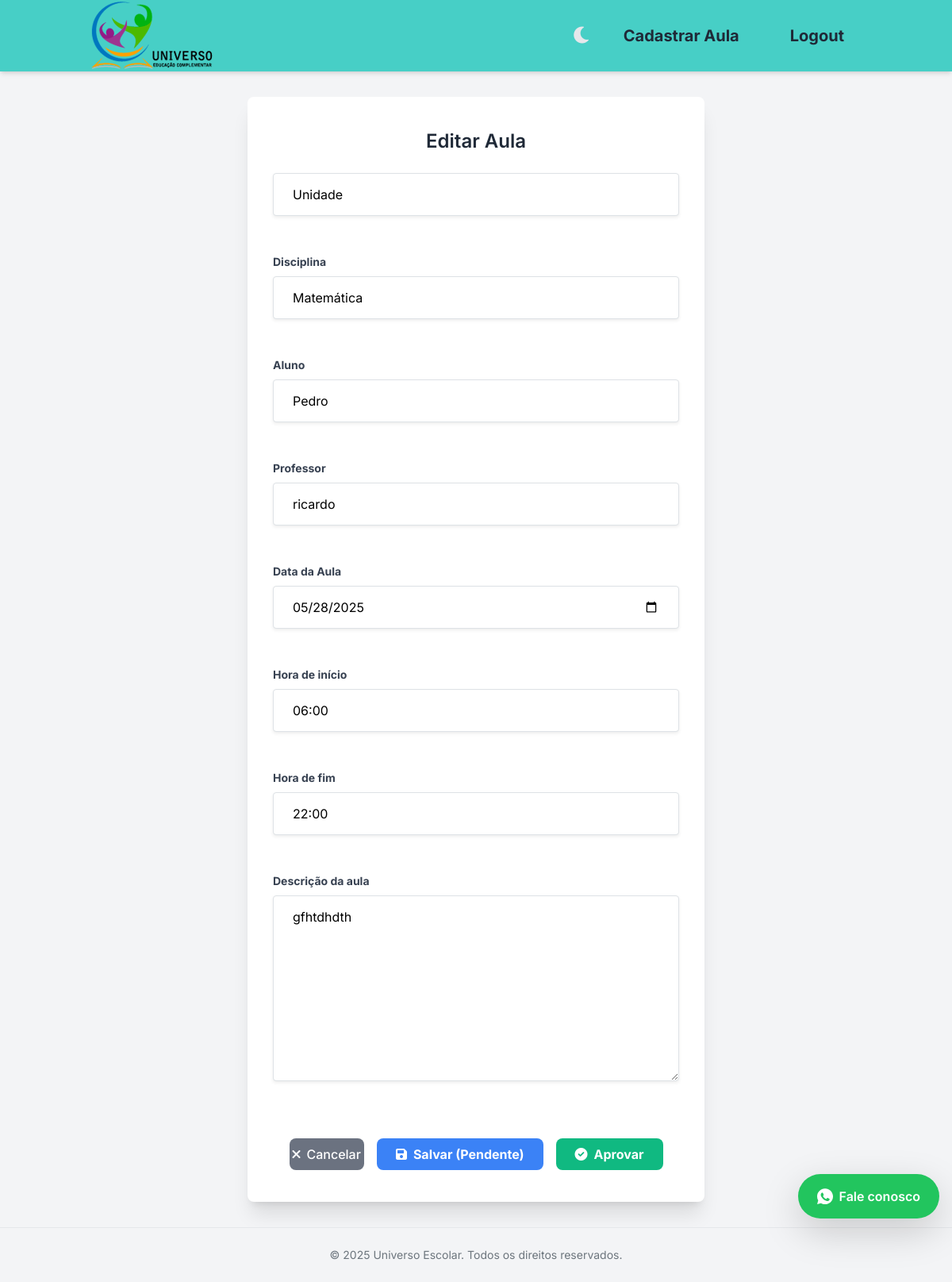
The page /aula/1/editar/ (signed in) on the database its author committed.
### uniescolar/models.py (models this page shows, shortened)
class Aula(models.Model):
    STATUS_APROVACAO_CHOICES = [
        ('pendente', 'Pendente'),
        ('aprovada', 'Aprovada'),
        ('rejeitada', 'Rejeitada'),
    ]
    id = models.AutoField(primary_key=True)
    local = models.CharField(max_length=100)
    disciplina = models.ForeignKey(Disciplina, on_delete=models.CASCADE, related_name="aulas_disciplina")
    data_inicio = models.DateField(default=timezone.now)
    hora_inicio = models.TimeField(default=hora_inicio_padrao)
    hora_fim = models.TimeField(default=hora_fim_padrao)
    aluno = models.ForeignKey(
        Aluno,
        on_delete=models.CASCADE,
        related_name="aulas"
    )
    professor = models.ForeignKey(
        Professor,
        on_delete=models.CASCADE,
        related_name="aulas_ministradas"
    )
    descricao = models.TextField()
    status_aprovacao = models.CharField( # NOVO CAMPO
        max_length=10,
        choices=STATUS_APROVACAO_CHOICES,
        default='pendente' # Default para novas aulas
    )
    class Meta:
        unique_together = (
            'aluno', 'professor', 'data_inicio', 'hora_inicio', 'hora_fim'
        )

### uniescolar/views.py (the view)
# urls.py: path('aula/<int:aula_id>/editar/', views.update_aula_view, name='update_aula'),
@login_required
def update_aula_view(request, aula_id):
    aula = get_object_or_404(Aula, id=aula_id)
    user = request.user
    is_gestor = is_gestor_check(user)
    is_professor_of_aula = hasattr(user, 'professor_profile') and aula.professor == user.professor_profile
    can_edit = False
    if is_gestor:
        can_edit = True
    elif is_professor_of_aula and aula.status_aprovacao == 'pendente':
        can_edit = True # Professor pode editar SE a aula for dele E estiver pendente
    if not can_edit:
        messages.error(request, "Você não tem permissão para editar esta aula ou o status da aula não permite edição por você.")
        return redirect('detalhe_aula', id=aula.id)
    if request.method == 'POST':
        form = AddAulaForm(request.POST, instance=aula)
        if form.is_valid():
            aula_editada = form.save(commit=False)
            if is_gestor:
                if 'salvar_e_aprovar' in request.POST:
                    aula_editada.status_aprovacao = 'aprovada'
                    messages.success(request, f"Aula ID {aula_editada.id} editada e APROVADA!")
                elif 'rejeitar_aula_action' in request.POST:
                    aula_editada.status_aprovacao = 'rejeitada'
                    messages.success(request, f"Aula ID {aula_editada.id} editada e REJEITADA!")
                elif 'salvar_pendente' in request.POST:
                    aula_editada.status_aprovacao = 'pendente'
                    messages.success(request, f"Aula ID {aula_editada.id} editada e mantida PENDENTE.")
                else:
                    if not ('salvar_e_aprovar' in request.POST or 'rejeitar_aula_action' in request.POST or 'salvar_pendente' in request.POST):
                         aula_editada.status_aprovacao = aula.status_aprovacao
                    messages.success(request, f"Aula ID {aula_editada.id} editada.")
            else: # Se for professor editando
                aula_editada.status_aprovacao = 'pendente'
                if hasattr(user, 'professor_profile'):
                    aula_editada.professor = user.professor_profile
                messages.success(request, f"Suas edições para a Aula ID {aula_editada.id} foram salvas e estão PENDENTES de aprovação.")
            aula_editada.save()
            form.save_m2m()
            return redirect('detalhe_aula', id=aula_editada.id)
        else:
            messages.error(request, "Não foi possível salvar as alterações. Verifique os erros no formulário.")
    else: # GET request
        form = AddAulaForm(instance=aula)
        if not is_gestor and 'professor' in form.fields:
            form.fields['professor'].widget = forms.HiddenInput()
    context = {
        'form': form,
        'aula': aula,
        'page_title': f"Editar Aula",
        'is_gestor': is_gestor,
    }
    return render(request, 'uniescolar/editar_aula_gestor.html', context)

### uniescolar/context_processors.py (called while the page is built)
def nav_access_permissions(request):
    can_add_aula = False
    if request.user.is_authenticated:
        is_professor = False
        if not request.user.is_anonymous:
            try:
                is_professor = Professor.objects.filter(pk=request.user.pk).exists()
            except TypeError: # Pode acontecer se request.user.pk for None para AnonymousUser
                pass
        if request.user.is_superuser or is_professor:
            can_add_aula = True
    return {'can_add_aula_permission': can_add_aula}

### uniescolar/models.py (called while the page is built)
    def __str__(self):
        if self.user:
            nome_resp = f"{self.user.first_name} {self.user.last_name}".strip() or self.user.username
        else:
            nome_resp = "Responsável sem usuário"
        alunos = self.alunos_dependentes.all()          # usa o related_name
        if alunos.exists():
            nomes_alunos = ", ".join(aluno.nome for aluno in alunos)
        else:
            nomes_alunos = "Sem alunos vinculados"
        return f"{nome_resp} – Aluno(s): {nomes_alunos}"

    def __str__(self):
        return f"{self.user.username}"

    def __str__(self):
        return f"{self.nome}"

    def __str__(self):
        responsavel_nome = str(self.responsavel) if self.responsavel else "Sem responsável"
        return f"{self.nome}"

### uniescolar/views.py (called while the page is built)
def is_gestor_check(user):
    return user.is_authenticated and hasattr(user, 'gestor_profile')

### uniescolar/templates/uniescolar/editar_aula_gestor.html (shortened to what this page needs)
{% extends 'base.html' %}
{% block content %}
<div class="container mx-auto px-4 py-8">
    <div class="max-w-xl mx-auto">
        <div class="form-card shadow-xl rounded-lg px-8 py-10 dark:bg-gray-800">
            <h2 class="text-2xl font-semibold text-content dark:text-gray-50 mb-6 text-center">{{ page_title|default:"Editar Aula" }}</h2>
            <form method="post" action="{% url 'update_aula' aula.id %}">
                {% for field in form %}
                    <div class="mb-5">
                        <label for="{{ field.id_for_label }}" class="block text-label dark:text-gray-300 text-sm font-bold mb-2">
                            {{ field.label }}
                        </label>
                        {% if field.name == 'professor' and not is_gestor %}
                             {{ field.as_hidden }}
                             {% if aula.professor %}
                                <p class="form-input-custom bg-gray-100 dark:bg-gray-600 cursor-not-allowed p-3 rounded-md">Professor: {{ aula.professor }}</p>
                             {% endif %}
                        {% else %}
                            {{ field }}
                        {% endif %}
                    </div>
                {% endfor %}
                <div class="mt-8 flex flex-col space-y-4 sm:space-y-0 sm:flex-row sm:items-start sm:justify-between">
    <div class="w-full flex justify-center sm:justify-center mt-4">
    <div class="flex flex-col sm:flex-row sm:items-center sm:space-x-4 space-y-2 sm:space-y-0">
        {% if is_gestor %}
            <a href="{% url 'home' %}" class="btn-secondary-custom text-center w-full sm:w-auto px-1 py-2 rounded-lg font-medium hover:opacity-90 transition-opacity duration-150 inline-flex items-center justify-center whitespace-nowrap">
                <i class="fas fa-times mr-2"></i>Cancelar
            </a>
            <button type="submit" name="salvar_pendente"
                class="btn-primary-custom text-white font-bold py-2 px-4 rounded-lg focus:outline-none focus:shadow-outline hover:opacity-90 transition-opacity duration-150">
                <i class="fas fa-save mr-2"></i>Salvar (Pendente)
            </button>
            <button type="submit" name="salvar_e_aprovar"
                class="btn-success-custom text-white font-bold py-2 px-4 rounded-lg focus:outline-none focus:shadow-outline hover:opacity-90 transition-opacity duration-150">
                <i class="fas fa-check-circle mr-2"></i>Aprovar
            </button>
        {% else %}
            <button type="submit" name="salvar_edicao_professor"
                class="btn-primary-custom text-white font-bold py-2 px-4 rounded-lg focus:outline-none focus:shadow-outline hover:opacity-90 transition-opacity duration-150">
                <i class="fas fa-save mr-2"></i>Salvar Alterações
            </button>
        {% endif %}
    </div>
</div>
{% endblock %}

### uniescolar/templates/base.html (style rules this page uses)
body { font-family: "Inter", sans-serif; background-color: #f3f4f6; color: #1f2937; transition: background-color 0.3s ease, color 0.3s ease; display: flex; flex-direction: column; min-height: 100vh; }
.form-card { background-color: #ffffff; @apply shadow-xl rounded-lg; transition: background-color 0.3s ease; }
.text-content { color: #1f2937; transition: color 0.3s ease; }
.text-label { color: #374151; transition: color 0.3s ease; }
input[type="text"], input[type="password"], input[type="email"], input[type="number"], input[type="date"], input[type="time"], select, textarea { border-color: #d1d5db; color: #000000 !important; background-color: #ffffff; transition: border-color 0.3s ease, color 0.3s ease, background-color 0.3s ease; }
input[type="text"]::placeholder, input[type="password"]::placeholder, input[type="email"]::placeholder, input[type="number"]::placeholder, input[type="date"]::placeholder, input[type="time"]::placeholder, textarea::placeholder { color: #4b5563 !important; opacity: 1; }
select option { color: #000000; background-color: #ffffff; }
.btn-primary-custom { background-color: #3b82f6; color: #ffffff; @apply font-semibold py-2 px-4 rounded-md hover:bg-blue-600 transition-colors duration-150 ease-in-out; }
.btn-secondary-custom { background-color: #6b7280; color: #ffffff; @apply font-semibold py-2 px-4 rounded-md hover:bg-gray-600 transition-colors duration-150 ease-in-out; }
.btn-success-custom { background-color: #10b981; color: #ffffff; @apply font-semibold py-2 px-4 rounded-md hover:bg-green-600 transition-colors duration-150 ease-in-out; }

### rows shown on the page
Aula: form "Unidade" "Matemática" "Pedro" "ricardo" "05/28/2025" "06:00" "22:00" "gfhtdhdth"

### other values the page prints
{{ page_title|default:"Editar Aula" }} "Editar Aula"
{{ field.label }} "Disciplina" "Aluno" "Professor" "Data da Aula" "Hora de início" "Hora de fim" "Descrição da aula"
